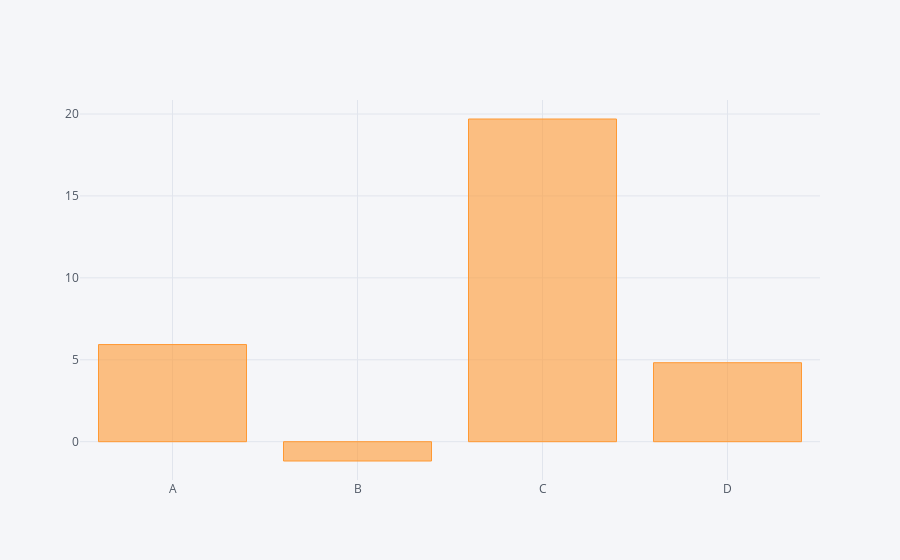

The notebook cell this image was saved under:
### Code cell
#BAR iplot with sum --could use other aggregate functions like sum etc. as well
df4.sum().iplot(kind='bar')

### Figure 1 — Plotly figure (JSON) as saved in the notebook; plotly's stock layout.template omitted (floating-point values rounded to 4 significant figures)
{"data": [{"marker": {"color": "rgba(255, 153, 51, 0.6)", "line": {"color": "rgba(255, 153, 51, 1.0)", "width": 1}}, "name": "None", "orientation": "v", "text": "", "type": "bar", "uid": "f2f5f21c-b7e8-11e8-80be-98e0d995ebcd", "x": ["A", "B", "C", "D"], "y": [5.929, -1.178, 19.69, 4.821]}], "layout": {"legend": {"bgcolor": "#F5F6F9", "font": {"color": "#4D5663"}}, "paper_bgcolor": "#F5F6F9", "plot_bgcolor": "#F5F6F9", "titlefont": {"color": "#4D5663"}, "xaxis": {"gridcolor": "#E1E5ED", "showgrid": true, "tickfont": {"color": "#4D5663"}, "title": "", "titlefont": {"color": "#4D5663"}, "zerolinecolor": "#E1E5ED"}, "yaxis": {"gridcolor": "#E1E5ED", "showgrid": true, "tickfont": {"color": "#4D5663"}, "title": "", "titlefont": {"color": "#4D5663"}, "zerolinecolor": "#E1E5ED"}}}
